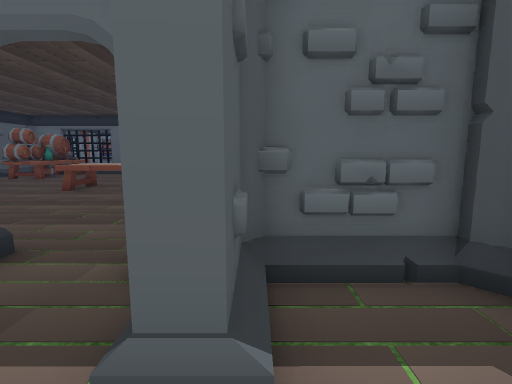
view 1 (above)

24 first-person views from a walk through a scene from a Unity 3-D project. The camera is 1.4 m above the floor, tilts 8° down and sees 85° across. The floor is counted in squares, 1 m on a side. Each view is taken from the middle of a square. On the plan, view 1 faces up. The plan holds only what a view shows up to about 14 squares ahead; the rest is blank. The place goes on beyond the plan. Some surface patterns are stand-ins.

view 2
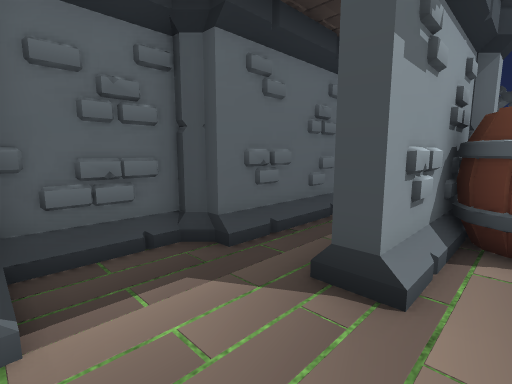

view 3
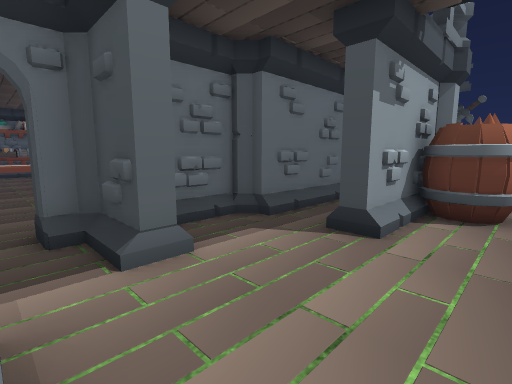

view 4
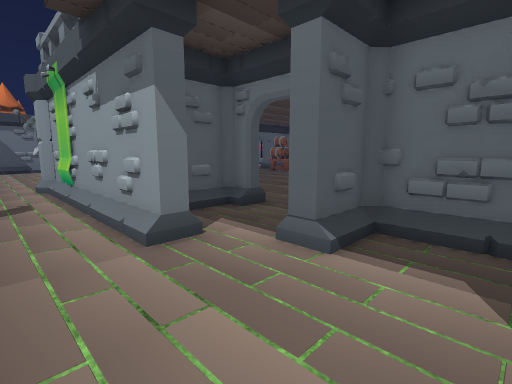

view 5
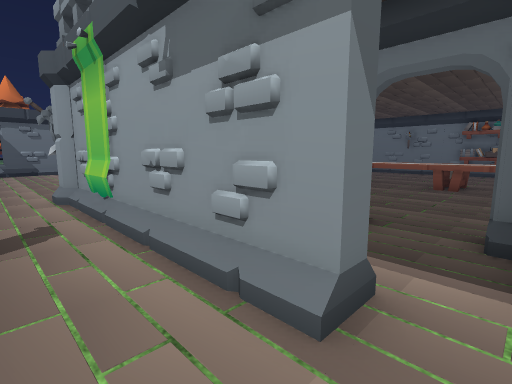

view 6
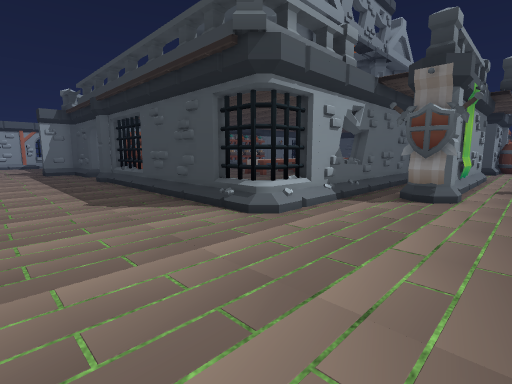

view 7
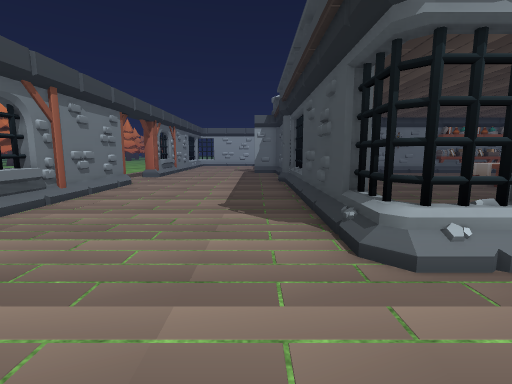

view 8
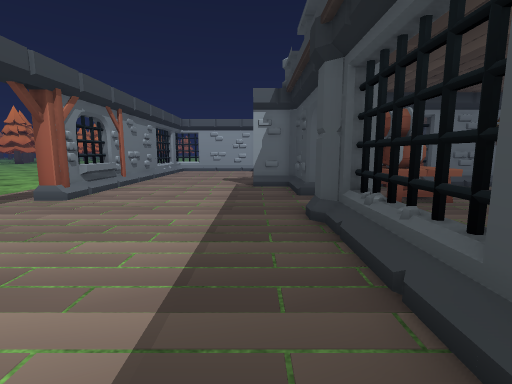

view 9
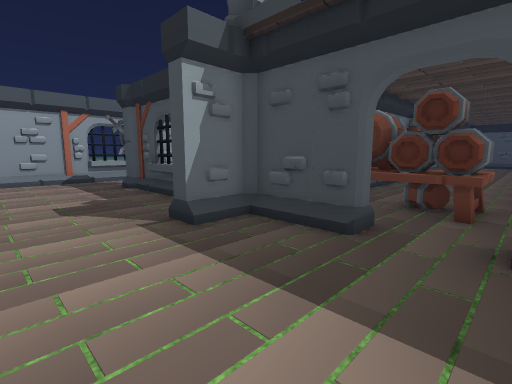

view 10
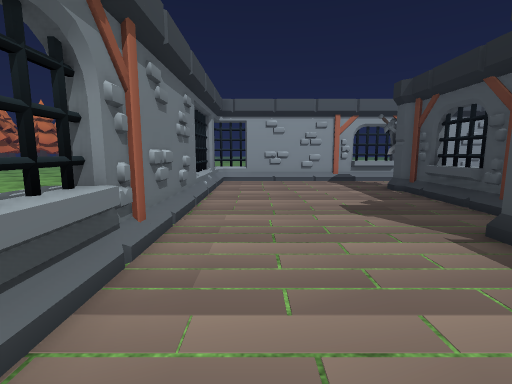

view 11
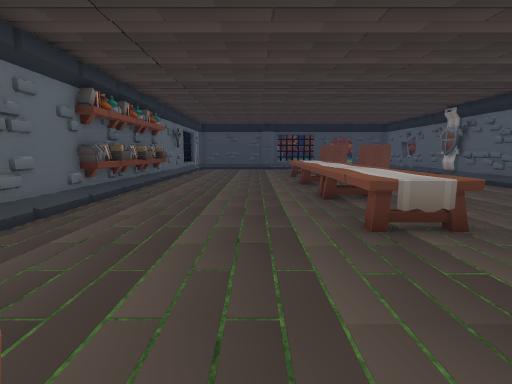

view 12
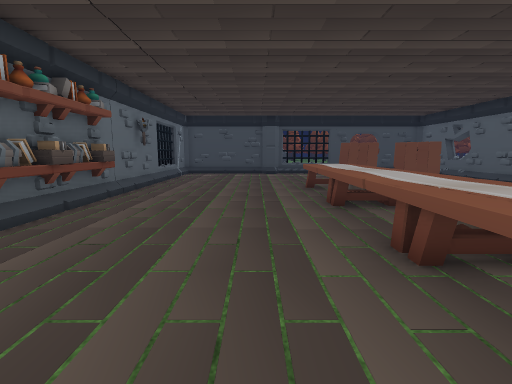

view 13
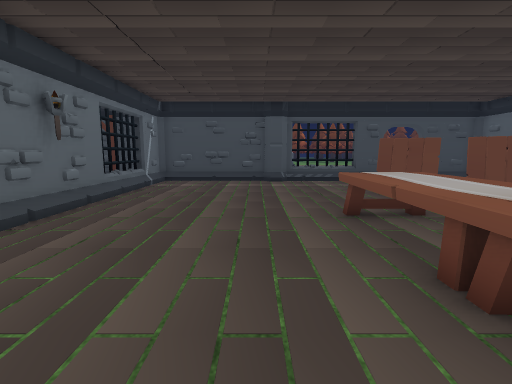

view 14
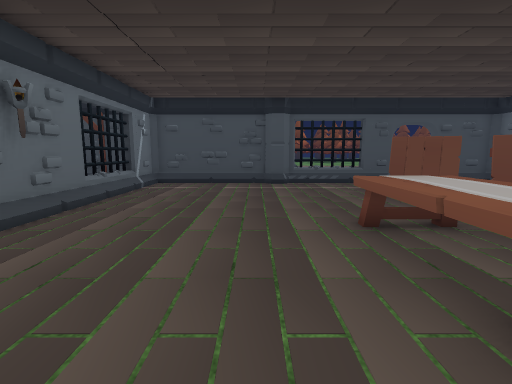

view 15
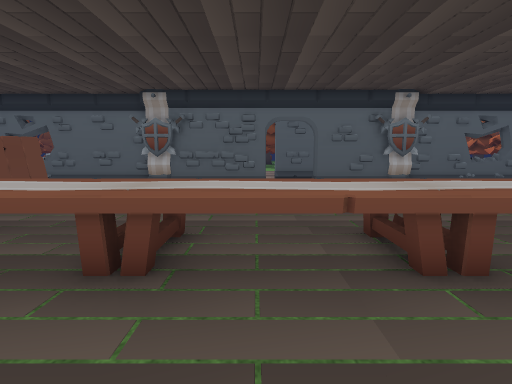

view 16
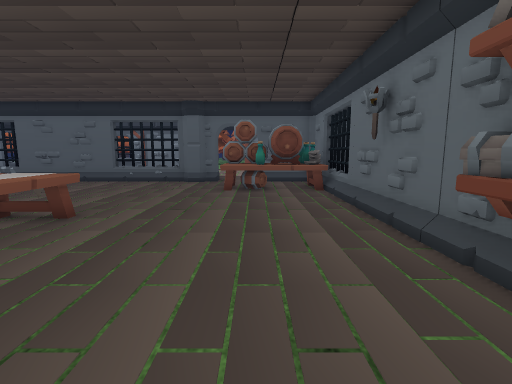

view 17
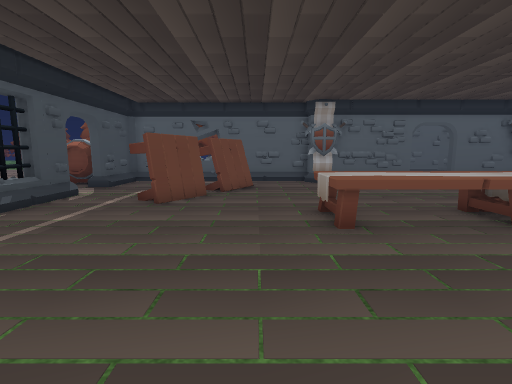

view 18
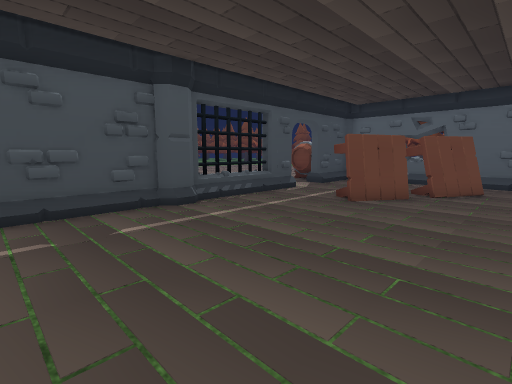

view 19
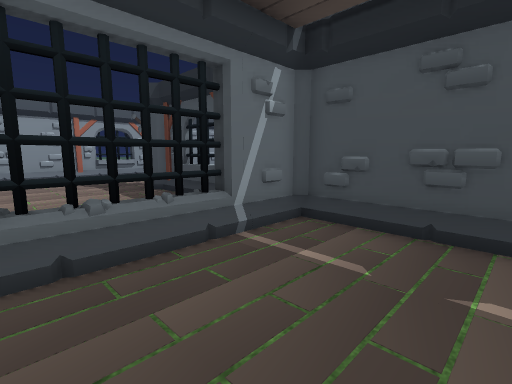

view 20
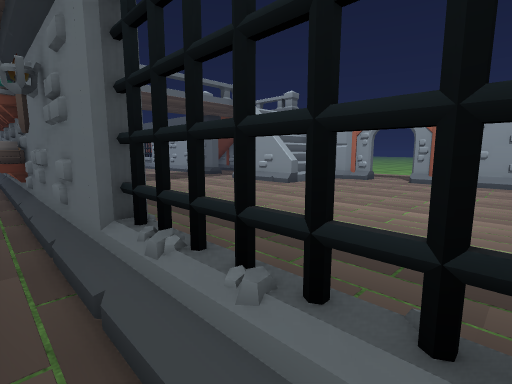

view 21
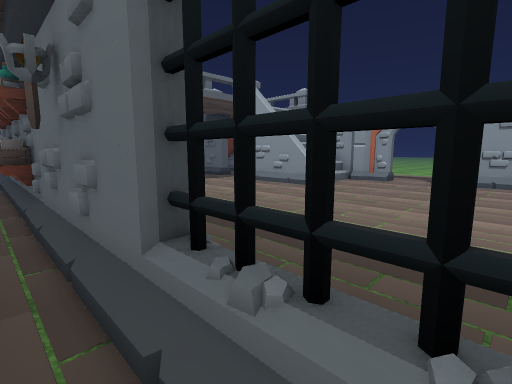

view 22
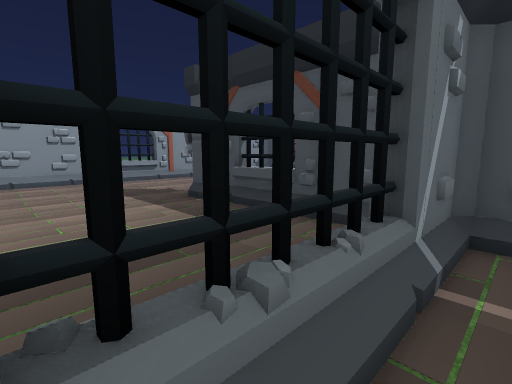

view 23
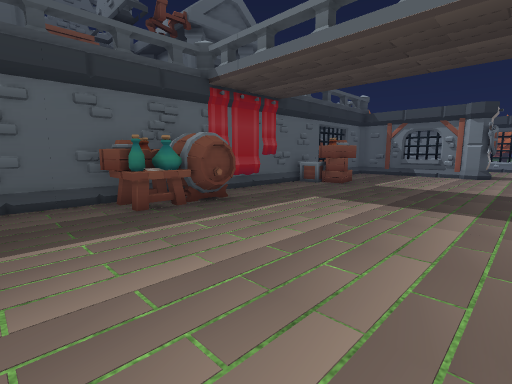

view 24
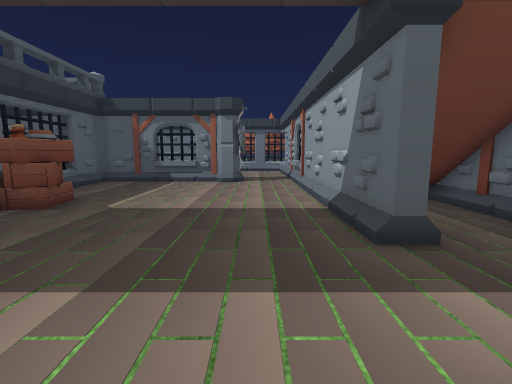

### Floor plan
Key: @ floor where view 1 was taken; # wall or solid block; . main floor; : floor 2.5 m higher than the main floor; / step, stairs or slope; = window, fence, low wall or low ledge; v drop or lower ground; T table; P pillar; B barrel; A banner; S shelf; C crate; O other object.
Columns run from 24 left of view 1 to 14 right of it. Each row starts with its distance up from view 1.
 33                 v            .## #  #
 32                 :.          ....... #=
 31                  ...       ........ ..
 30                   //.     /............
 29  ########=#########/.. ===/............
 28  #..................../////...........
 27  #...................................
 26  =......PP..........................#P
 25  =.......#..........................#
 24  #.......#..........................##
 23  #.......=..........................==
 22  #.......#.....CC...................##
 21  #.......#.....CC.....OOOO..........#
 20  #.......#....  CC....AOOOO..       #
 19  #.....############AAS#S#S######==###
 18  =.......#.TTT......SSSSSS..........#
 17  =.......#.TTT......................#
 16 .#.........TTT......................#
 15 ...........TTT......................#
 14 .........#..........................#
 13  .......PP..........................P
 12  ........#.......TTTTTTTTTTTT.......##
 11  #.......=.......TTTTTTTTTTTT.......=
 10  #.......=.......TTTTTTTTTTTT.......=
  9  #.......#.......................TT.##
  8  #.......#...... ...............TT..#
  7  #.......# ....  .......... ...TT ...
  6  =.......#        ......    ..TTT ....
  5  =.......#         .....    ...T   .##O
  4   .......#       PP##..####P...... .##O
  3    ......####=#######..##########=  #
  2     ........#########..##..####
  1     .........P### ## ........  PP
  0     .........P###A####..@..#### P
 -1      ........................B
 -2     . .......................BB

Positions as (right, up) in squares from view 1, and headings:
1: (0, 0), facing up
2: (0, -1), facing up-right
3: (-2, -2), facing up-right
4: (2, -2), facing up-left
5: (-1, -2), facing up-left
6: (-20, -2), facing up-right
7: (-17, -1), facing up
8: (-17, 7), facing up
9: (-20, 14), facing up-right
10: (-21, 15), facing up
11: (-12, 14), facing right
12: (-7, 14), facing right
13: (-2, 14), facing right
14: (-1, 14), facing right
15: (-1, 15), facing down
16: (-1, 16), facing left
17: (6, 17), facing down
18: (5, 17), facing down-right
19: (7, 15), facing up-right
20: (10, 18), facing up-left
21: (9, 18), facing up-left
22: (7, 18), facing up-right
23: (4, 28), facing down-left
24: (-1, 27), facing left
